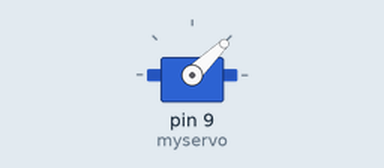
This sketch was run on a simulated Arduino Uno, built with avr-gcc and run on an emulated ATmega328P. On the bench: servo.

Above: at 0.05 s.
At 3.0 s:
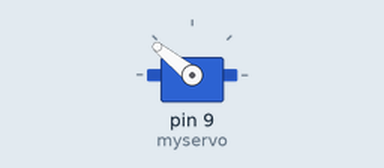
Timing chart, 0 to 6.9 s (numbered marks = the images above):
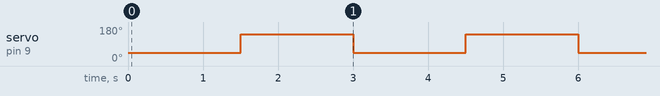

The sketch:

servoExample.ino
```cpp
#include <Servo.h>

Servo myservo;

void setup() {
  myservo.attach(9);
}

void loop() {
  myservo.writeMicroseconds(rangoGrados(0));
  delay(1500);
  myservo.writeMicroseconds(rangoGrados(90));
  delay(1500);
}

int rangoGrados(int x) {
  int resultado;
  resultado = map(x,0,90,1000,2000);
  return resultado;
}
```

Measured:
- by itself, servo on pin 9 (myservo): alternates 141° for 1.5 s and 44° for 1.5 s
